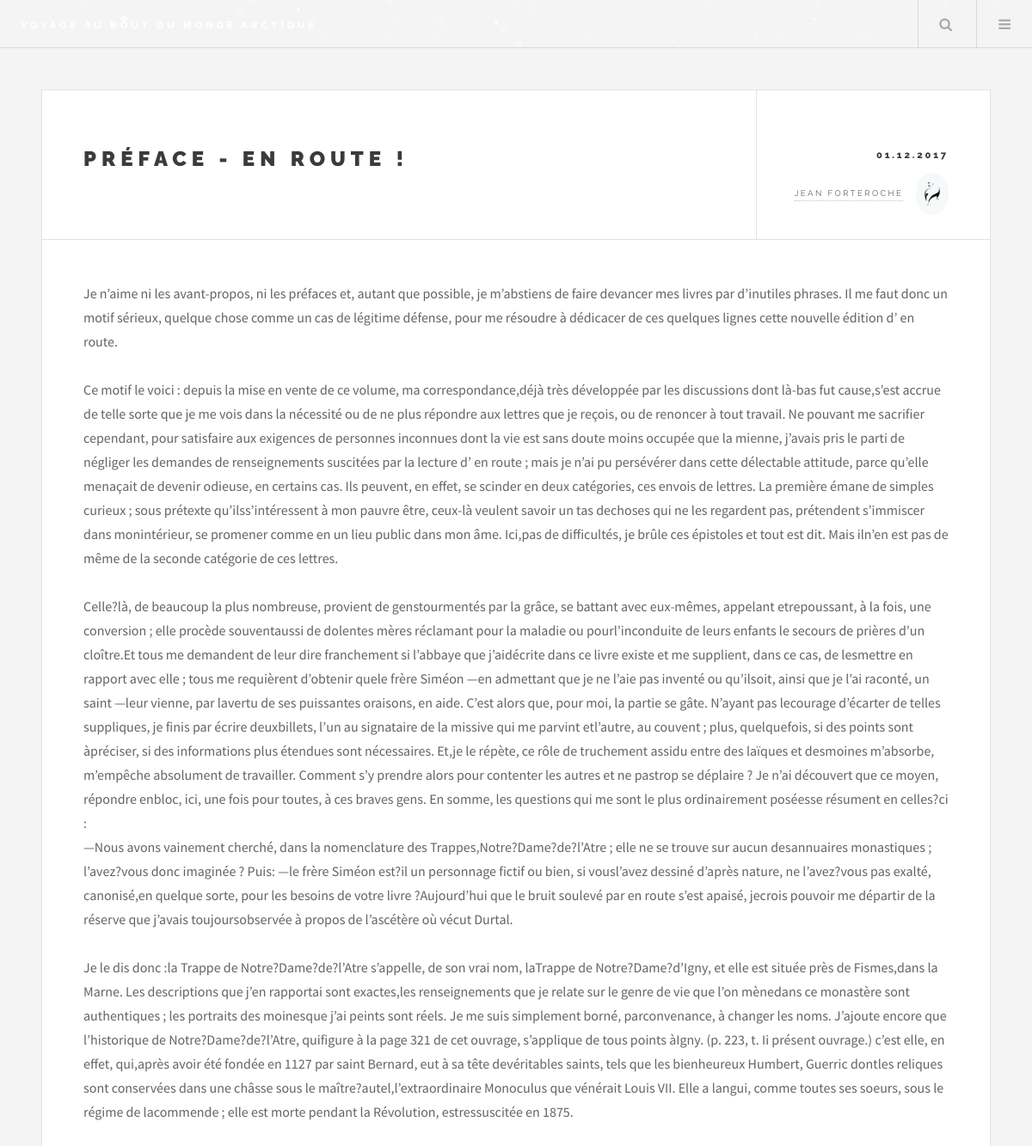
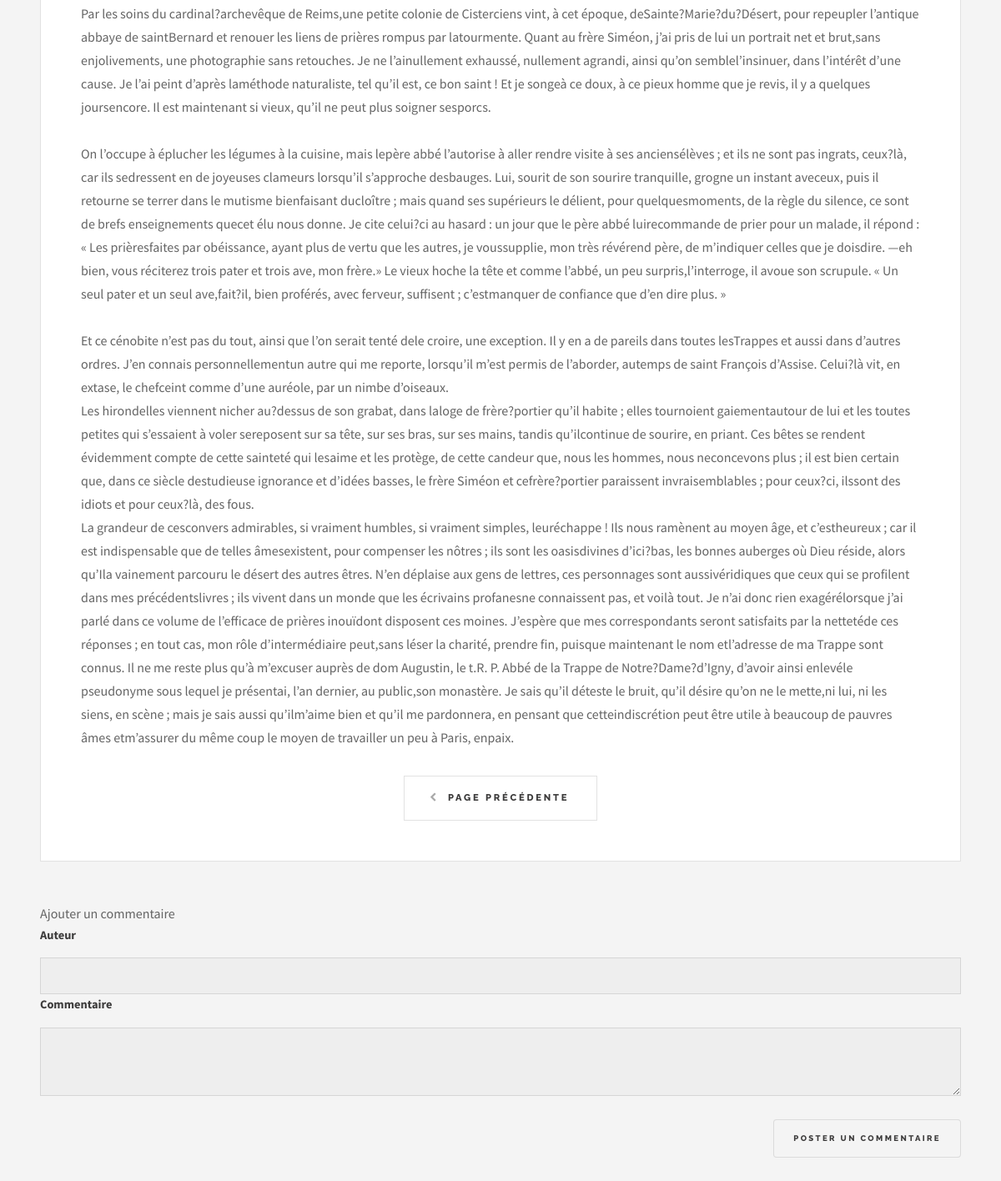
Screenshot of /index.php?page=1&frontend=post&id=1 with the database file from the repository (2 pictures, top to bottom).
### tables this page shows
CREATE TABLE `posts` (
  `id` int(11) NOT NULL,
  `title` varchar(255) NOT NULL,
  `content` text NOT NULL,
  `post_date` datetime NOT NULL
);

### models/Manager.php (called while the page is built)
<?php
class Manager
{
    protected function dbConnect()
    {
        try {
            $db = new PDO('mysql:host=localhost;dbname=projet_3;charset=utf8','root','Commercy1411');
            return $db;
        } catch (\Exception $e) {
            die('Erreur :' . $e->getMessage());
        }
    }
}

### models/PostManager.php (called while the page is built, shortened)
<?php
class PostManager extends Manager
{
    private $db;
    public function __construct()
    {
        $this->db = $this->dbConnect();
    }
    public function getPost($id)
    {
        if (is_int($id)) {
            $req = $this->db->prepare('SELECT id, title, content, DATE_FORMAT(post_date, \'%d.%m.%Y\')AS postDate FROM posts WHERE id = :id');
            $req->bindValue(':id', $id);
            $req->execute();
            $data = $req->fetch(\PDO::FETCH_ASSOC);
        } else {
            $req = $this->db->prepare('SELECT id, title, content, DATE_FORMAT(post_date, \'%d.%m.%Y\')AS postDate FROM posts WHERE title = :title');
            $req->execute([':title' => $id]);
            $data = $req->fetch(\PDO::FETCH_ASSOC);
        }
        return new Post($data);
    }
}

### models/Hydrating.php (called while the page is built, shortened)
<?php
abstract class Hydrating
{
    public function hydrate(array $data)
    {
        foreach ($data as $key => $value) {
            $method = 'set' . ucfirst($key);
        }
    }
}

### models/Post.php (called while the page is built, shortened)
<?php
class Post extends Hydrating
{
    private $id;
    private $title;
    private $content;
    private $postDate;
    public function getId()
    {
        return $this->id;
    }
    public function setId($id)
    {
        $id = (int) $id;
        if ($id > 0) {
            $this->id = $id;
        }
    }
    public function getTitle()
    {
        return $this->title;
    }
    public function setTitle($title)
    {
        $title = (string) $title;
        $this->title = $title;
    }
    public function getContent()
    {
        return $this->content;
    }
    public function setContent($content)
    {
        $content = (string) htmlspecialchars_decode($content);
        $this->content = $content;
    }
    public function getPostDate()
    {
        return $this->postDate;
    }
    public function setPostDate($date)
    {
        $date = (string) $date;
        $this->postDate = $date;
    }
}

### views/frontend/postView.php (the view, shortened to what this page needs)
<?php
include('views/template/header.php'); ?>
<div id="main">
    <article class="post">
        <header>
            <div class="title">
                <h2><?= $post->getTitle(); ?></h2>
            </div>
            <div class="meta">
                <time class="published" datetime="2017-12-01"><?= $post->getPostDate() ?></time>
                <a class="author" href="#"><span class="name">Jean Forteroche</span><img src="public/images/polaricone.png" alt="auteur" /></a>
            </div>
        </header>
        <p><?= nl2br($post->getContent()); ?></p>
        <ul class="actions pagination">
            <li><a href="index.php?frontend=listPosts&amp;page=<?= $currentPage ?>" class = "button big previous">Page précédente</a></li>
        </ul>
    </article>
    <legend>Ajouter un commentaire</legend>
    <form action="index.php?action=postComment&amp;postId=<?= $post->getId(); ?>&amp;page=<?= $currentPage; ?>" method="post">
        <fieldset>
            <label for="author">Auteur</label>
            <input type="text" name="author" id="author" value="<?php if (isset($_SESSION['administrateur'])) { ;?>Jean Forteroche <?php } ;?>"/>
            <label for="comment">Commentaire</label>
        </fieldset>
        <textarea name="comment" id="comment"></textarea><br />
        <input class="btn btn-default pull-right" type="submit" value="Poster un commentaire" />
    </form><br />
</div>
</div>
</body>
</html>

### public/css/style.css (style rules this page uses)
.btn { display: inline-block; padding: 6px 12px; margin-bottom: 0; font-size: 14px; font-weight: normal; line-height: 1.42857143; text-align: center; white-space: nowrap; vertical-align: middle; -ms-touch-action: manipulation; touch-action: manipulation; cursor: pointer; -webkit-user-select: none; -moz-user-select: none; -ms-user-select: none; user-select: none; background-image: none; border: 1px solid transparent; border-radius: 4px; }
.btn-default { color: #333; background-color: #fff; border-color: #ccc; }
body { margin: 0; }

### rows the page displays
posts: title "PRÉFACE - EN ROUTE !", content "Je n’aime ni les avant-propos, ni les préfaces et, autant que possible, je m’abstiens de faire devancer mes livres par d’inutiles phrases. Il me faut donc un motif sérieux, quelque chose comme un cas de légitime défense, pour me résoudre à dédicacer de ces quelques lignes cette nouvelle édition d’ en route. Ce motif le voici : depuis la mise en vente de ce volume, ma correspondance,déjà très développée par les discussions dont là-bas fut cause,s’est accrue de telle sorte que je me vois dans la nécessité ou de ne plus répondre aux lettres que je reçois, ou de renoncer à tout travail. Ne pouvant me sacrifier cependant, pour satisfaire aux exigences de personnes inconnues dont la vie est sans…"

### other values shown
$post->getPostDate() "01.12.2017"
